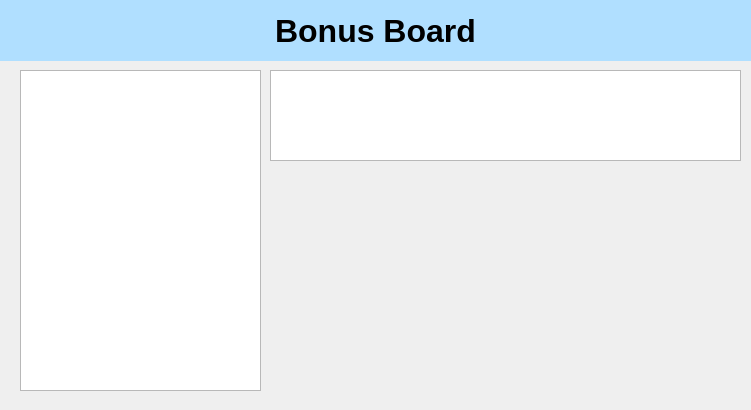
<?xml version="1.0" encoding="UTF-8"?>
<ui version="4.0">
 <class>BonusBoardScreen</class>
 <widget class="QDialog" name="BonusBoardScreen">
  <property name="geometry">
   <rect>
    <x>0</x>
    <y>0</y>
    <width>751</width>
    <height>410</height>
   </rect>
  </property>
  <property name="font">
   <font>
    <pointsize>9</pointsize>
   </font>
  </property>
  <property name="windowTitle">
   <string>Dialog</string>
  </property>
  <widget class="QTableWidget" name="bonusBoard">
   <property name="geometry">
    <rect>
     <x>20</x>
     <y>70</y>
     <width>241</width>
     <height>321</height>
    </rect>
   </property>
  </widget>
  <widget class="QTableWidget" name="bonusSetup">
   <property name="geometry">
    <rect>
     <x>270</x>
     <y>70</y>
     <width>471</width>
     <height>91</height>
    </rect>
   </property>
  </widget>
  <widget class="QLabel" name="label">
   <property name="geometry">
    <rect>
     <x>0</x>
     <y>0</y>
     <width>751</width>
     <height>61</height>
    </rect>
   </property>
   <property name="font">
    <font>
     <pointsize>24</pointsize>
     <bold>true</bold>
    </font>
   </property>
   <property name="styleSheet">
    <string notr="true">background-color: rgb(176, 223, 255);</string>
   </property>
   <property name="text">
    <string>Bonus Board</string>
   </property>
   <property name="alignment">
    <set>Qt::AlignmentFlag::AlignCenter</set>
   </property>
  </widget>
 </widget>
 <resources/>
 <connections/>
</ui>
